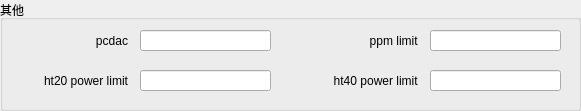
              <widget class="QGroupBox" name="groupBox_6">
               <property name="geometry">
                <rect>
                 <x>10</x>
                 <y>330</y>
                 <width>581</width>
                 <height>111</height>
                </rect>
               </property>
               <property name="layoutDirection">
                <enum>Qt::LeftToRight</enum>
               </property>
               <property name="title">
                <string>其他</string>
               </property>
               <widget class="QLabel" name="label_13">
                <property name="geometry">
                 <rect>
                  <x>290</x>
                  <y>30</y>
                  <width>131</width>
                  <height>21</height>
                 </rect>
                </property>
                <property name="layoutDirection">
                 <enum>Qt::LeftToRight</enum>
                </property>
                <property name="text">
                 <string>ppm limit </string>
                </property>
                <property name="alignment">
                 <set>Qt::AlignRight|Qt::AlignTrailing|Qt::AlignVCenter</set>
                </property>
               </widget>
               <widget class="QLineEdit" name="lineEdit_11">
                <property name="geometry">
                 <rect>
                  <x>430</x>
                  <y>30</y>
                  <width>131</width>
                  <height>21</height>
                 </rect>
                </property>
               </widget>
               <widget class="QLabel" name="label_14">
                <property name="geometry">
                 <rect>
                  <x>290</x>
                  <y>70</y>
                  <width>131</width>
                  <height>21</height>
                 </rect>
                </property>
                <property name="text">
                 <string>ht40 power limit </string>
                </property>
                <property name="alignment">
                 <set>Qt::AlignRight|Qt::AlignTrailing|Qt::AlignVCenter</set>
                </property>
               </widget>
               <widget class="QLineEdit" name="lineEdit_14">
                <property name="geometry">
                 <rect>
                  <x>430</x>
                  <y>70</y>
                  <width>131</width>
                  <height>21</height>
                 </rect>
                </property>
               </widget>
               <widget class="QLabel" name="label_15">
                <property name="geometry">
                 <rect>
                  <x>0</x>
                  <y>30</y>
                  <width>128</width>
                  <height>21</height>
                 </rect>
                </property>
                <property name="text">
                 <string>pcdac</string>
                </property>
                <property name="alignment">
                 <set>Qt::AlignRight|Qt::AlignTrailing|Qt::AlignVCenter</set>
                </property>
               </widget>
               <widget class="QLineEdit" name="lineEdit_15">
                <property name="geometry">
                 <rect>
                  <x>140</x>
                  <y>30</y>
                  <width>131</width>
                  <height>21</height>
                 </rect>
                </property>
               </widget>
               <widget class="QLabel" name="label_27">
                <property name="geometry">
                 <rect>
                  <x>0</x>
                  <y>70</y>
                  <width>128</width>
                  <height>21</height>
                 </rect>
                </property>
                <property name="text">
                 <string>ht20 power limit</string>
                </property>
                <property name="alignment">
                 <set>Qt::AlignRight|Qt::AlignTrailing|Qt::AlignVCenter</set>
                </property>
               </widget>
               <widget class="QLineEdit" name="lineEdit_28">
                <property name="geometry">
                 <rect>
                  <x>140</x>
                  <y>70</y>
                  <width>131</width>
                  <height>21</height>
                 </rect>
                </property>
               </widget>
              </widget>
